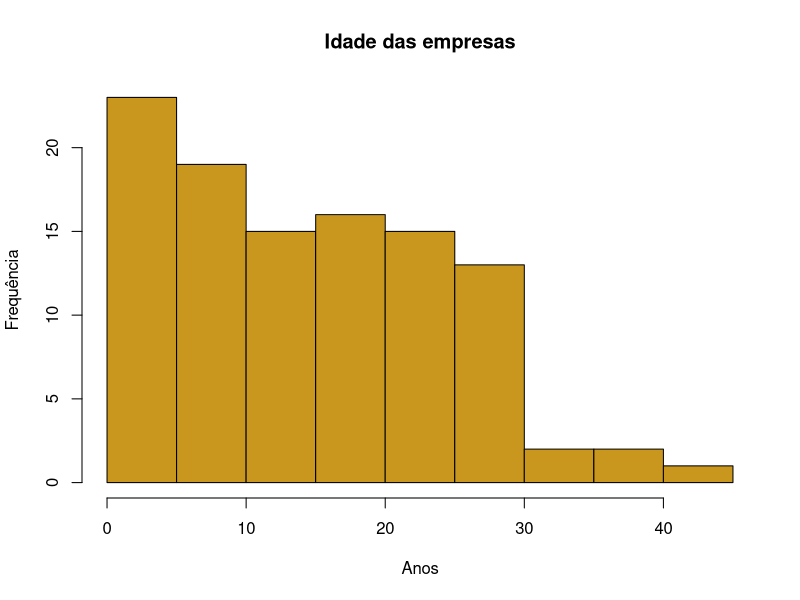
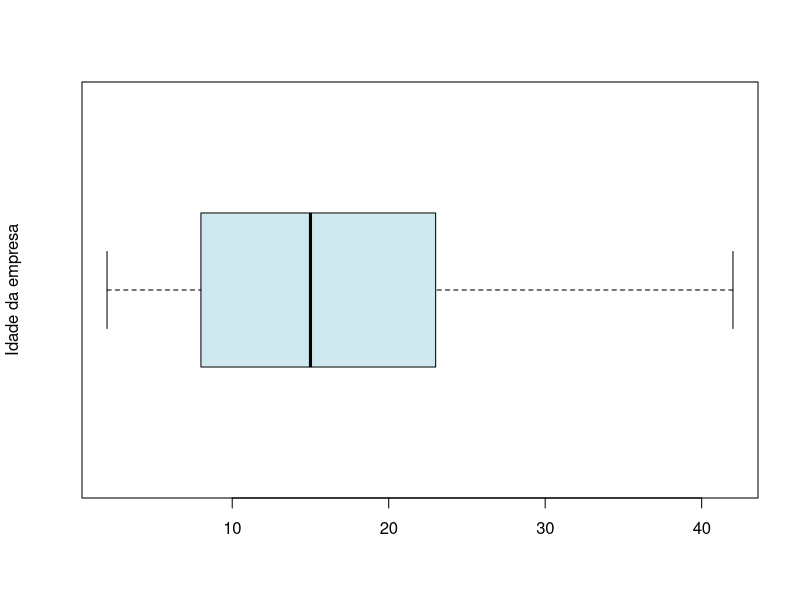
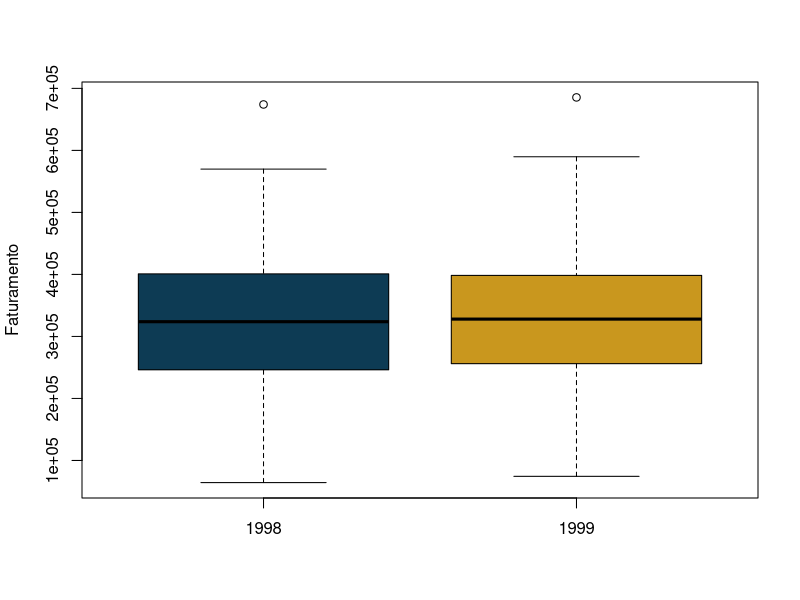
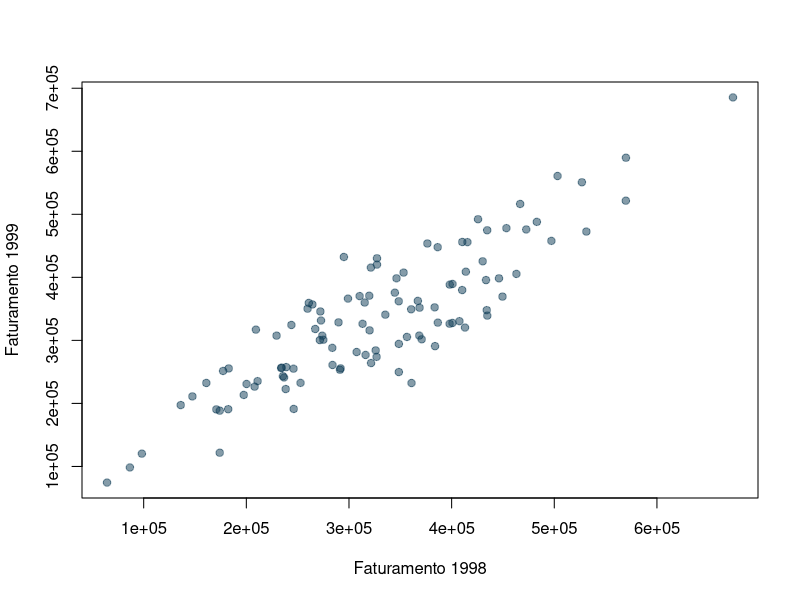

Write R code to recreate these figures, in order.
## ---- chunk 1
knitr::opts_chunk$set(echo = TRUE, warning = FALSE, message = FALSE, fig.retina = 2, fig.height=4.2)
## ---- chunk 2
empresas <- read.csv("empresas.csv", header = TRUE)
class(empresas)
dim(empresas)
names(empresas)
## ---- chunk 3
str(empresas[, c("porte", "empregados99", "faturamento99")])
## ---- chunk 4
table(empresas$constituicao)
## ---- chunk 5
prop.table(table(empresas$porte)) |> round(3)
## ---- chunk 6
mean(empresas$idade)
median(empresas$idade)
summary(empresas$idade)
## ---- chunk 7
hist(empresas$idade, main = "Idade das empresas", xlab = "Anos", ylab = "Frequência",
     col = "#c9971e")
## ---- chunk 8
Q1 <- quantile(empresas$idade, 0.25)
Q2 <- quantile(empresas$idade, 0.50)
Q3 <- quantile(empresas$idade, 0.75)
c(Q1 = Q1, Q2 = Q2, Q3 = Q3)
## ---- chunk 9
boxplot(empresas$idade, ylab = "Idade da empresa", col = "#cfe8ef", horizontal = TRUE)
## ---- chunk 10
max(empresas$idade) - min(empresas$idade)   # amplitude total
sd(empresas$idade)                          # desvio padrão (R usa divisor n-1)
sd(empresas$idade) / mean(empresas$idade)   # coeficiente de variação
## ---- chunk 11
f98 <- empresas$faturamento98
f99 <- empresas$faturamento99
summary(f98); summary(f99)
## ---- chunk 12
boxplot(f98, f99, names = c("1998", "1999"), ylab = "Faturamento", col = c("#0d3b54", "#c9971e"))
## ---- chunk 13
cor(f98, f99)
plot(f98, f99, xlab = "Faturamento 1998", ylab = "Faturamento 1999", pch = 19,
     col = adjustcolor("#0d3b54", alpha.f = 0.5))
